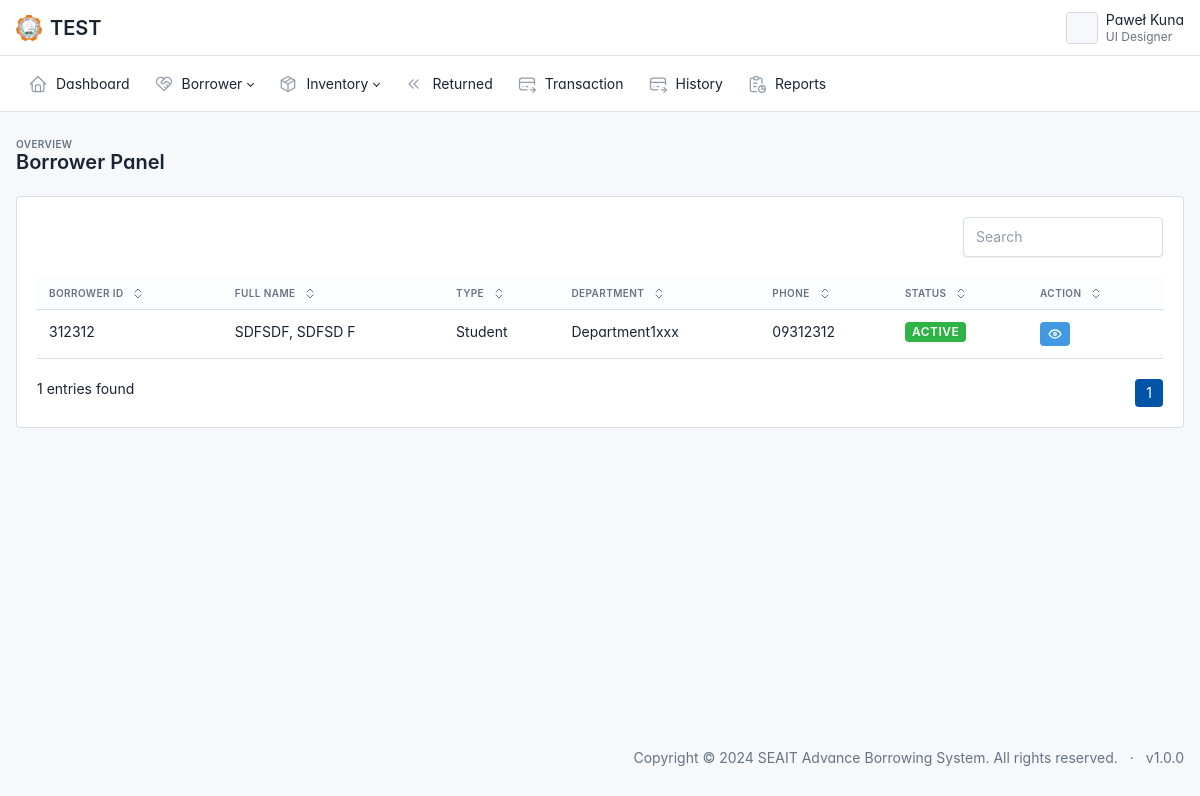
Page /admin/borrowers.php (signed in) on the committed database.
### tables this page shows
CREATE TABLE IF NOT EXISTS `tbl_borrower` (
  `borrower_id` varchar(100) NOT NULL,
  `first_name` varchar(100) NOT NULL,
  `middle_name` varchar(100) NOT NULL,
  `last_name` varchar(100) NOT NULL,
  `phone_number` varchar(50) NOT NULL,
  `department_id` int NOT NULL,
  `type` varchar(50) NOT NULL,
  `status` int NOT NULL,
  `status_approval` int NOT NULL,
  `front_id_path` varchar(100) NOT NULL,
  `back_id_path` varchar(100) NOT NULL,
  `username` varchar(100) NOT NULL,
  `password` varchar(100) NOT NULL,
  `date_created` datetime NOT NULL,
  PRIMARY KEY (`borrower_id`),
  KEY `fk_tbl_department` (`department_id`)
);

CREATE TABLE IF NOT EXISTS `tbl_department` (
  `department_id` int NOT NULL AUTO_INCREMENT,
  `department_name` varchar(100) NOT NULL,
  `status` int NOT NULL DEFAULT '1',
  PRIMARY KEY (`department_id`)
);

### admin/borrowers.php (the view, shortened to what this page needs)
<?php
include '../connection.php';
?>
<!doctype html>
<html lang="en">
<?php include '../components/head.php' ?>
<body class=" layout-fluid">
  <div class="page">
    <?php include '../components/navbar.php' ?>
    <?php include '../components/sidebar.php' ?>
    <div class="page-wrapper">
      <div class="page-header d-print-none">
        <div class="container-xl">
          <div class="row g-2 align-items-center">
            <div class="col">
              <div class="page-pretitle">
                Overview
              </div>
              <h2 class="page-title">
                Borrower Panel
              </h2>
            </div>
          </div>
        </div>
      </div>
      <div class="page-body">
        <div class="container-xl">
          <div class="card">
            <div class="card-body">
              <div id="listjs">
                <div class="d-flex align-items-center justify-content-between">
                  <div class="flex-shrink-0">
                    <input class="form-control listjs-search" id="search-input" placeholder="Search" style="max-width: 200px;" />
                  </div>
                </div>
                <br>
                <div id="table-default" class="table-responsive">
                  <table class="table" id="tables">
                    <thead>
                      <tr>
                        <th>
                          <button class="table-sort" data-sort="sort-id">
                            Borrower ID
                          </button>
                        </th>
                        <th>
                          <button class="table-sort" data-sort="sort-department">
                            Full Name
                          </button>
                        </th>
                        <th>
                          <button class="table-sort" data-sort="sort-department">
                            Type
                          </button>
                        </th>
                        <th>
                          <button class="table-sort" data-sort="sort-status">
                            Department
                          </button>
                        </th>
                        <th>
                          <button class="table-sort" data-sort="sort-status">
                            Phone
                          </button>
                        </th>
                        <th>
                          <button class="table-sort" data-sort="sort-status">
                            Status
                          </button>
                        </th>
                        <th>
                          <button class="table-sort">
                            Action
                          </button>
                        </th>
                      </tr>
                    </thead>
                    <tbody class="table-tbody">
                      <?php
                      $sql = "SELECT
                      CONCAT(
                          a.first_name,
                          ', ',
                          a.last_name,
                          ' ',
                          LEFT(a.middle_name, 1)
                      ) AS fname,
                      a.borrower_id,
                      a.type,
                      a.status,
                      a.phone_number,
                      a.front_id_path,
                      a.back_id_path,
                      b.department_name
                  FROM
                      tbl_borrower a
                  LEFT JOIN tbl_department b ON
                      a.department_id = b.department_id
                  WHERE (a.status = 0 OR a.status = 1) and status_approval = 1
                  ORDER BY
                      a.department_id ASC";
                      $rs = $conn->query($sql);
                      foreach ($rs as $row) { ?>
                        <tr>
                          <td class="sort-id"><?php echo $row['borrower_id'] ?></td>
                          <td class="sort-department text-capitalize"><?php echo $row['fname'] ?></td>
                          <td class="sort-department text-capitalize"><?php echo $row['type'] ?></td>
                          <td class="sort-department text-capitalize"><?php echo $row['department_name'] ?></td>
                          <td class="sort-department text-capitalize"><?php echo $row['phone_number'] ?></td>
                          <td class="sort-status">
                            <?php
                            if ($row['status'] == 1) {
                              echo '<a href="?stat=0&brw='.$row['borrower_id'].'"><span class="badge badge-sm bg-green text-uppercase ms-auto text-white">Active</span></a>';
                            } else if ($row['status'] == 0) {
                              echo '<a href="?stat=1&brw='.$row['borrower_id'].'"><span class="badge badge-sm bg-red text-uppercase ms-auto text-white">Inactive</span></a>';
                            }
                            ?>
                          </td>
                          <td>
                            <a href="#" class="badge bg-info edit">
                            </a>
                          </td>
                        </tr>
                      <?php } ?>
                    </tbody>
                  </table>
                  <br>
                  <div class="btn-toolbar">
                    <p class="mb-0" id="listjs-showing-items-label">Showing 0 items</p>
                    <ul class="pagination ms-auto mb-0"></ul>
                  </div>
                </div>
              </div>
            </div>
          </div>
        </div>
      </div>
      <?php include '../components/footer.php' ?>
    </div>
  </div>
</body>
</html>

### components/head.php (style rules this page uses)
:root { --tblr-font-sans-serif: 'Inter Var', -apple-system, BlinkMacSystemFont, San Francisco, Segoe UI, Roboto, Helvetica Neue, sans-serif; }
body { font-feature-settings: "cv03", "cv04", "cv11"; }

### rows in the picture
tbl_borrower: borrower_id "312312", fname "SDFSDF, SDFSD F", type "Student", department.department_name "Department1xxx", phone_number "09312312"
